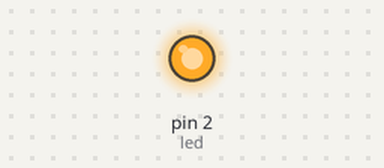
This sketch was run on a simulated Arduino Uno, built with avr-gcc and run on an emulated ATmega328P. Shown: output pins drawn as LEDs (lit = HIGH).

Above: at 0.1 s.
At 3.1 s:
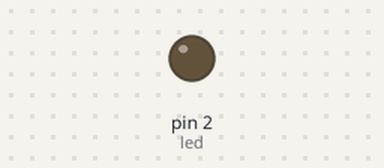
Timing chart, 0 to 4.6 s (numbered marks = the images above):
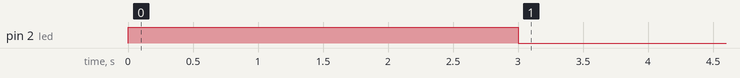

Measured:
- by itself, pin 2 (led): HIGH → LOW at 3.0 s

The sketch:

light_led.ino
```cpp
int led = 2;

void setup() {
  // put your setup code here, to run once:
  pinMode(led, OUTPUT);
  // 将led置为低电平，保持关闭状态
  digitalWrite(led, 1);
  // 暂停3秒
  delay(3000);
}

void loop() {
  // put your main code here, to run repeatedly:
  digitalWrite(led, 0);
}
```
